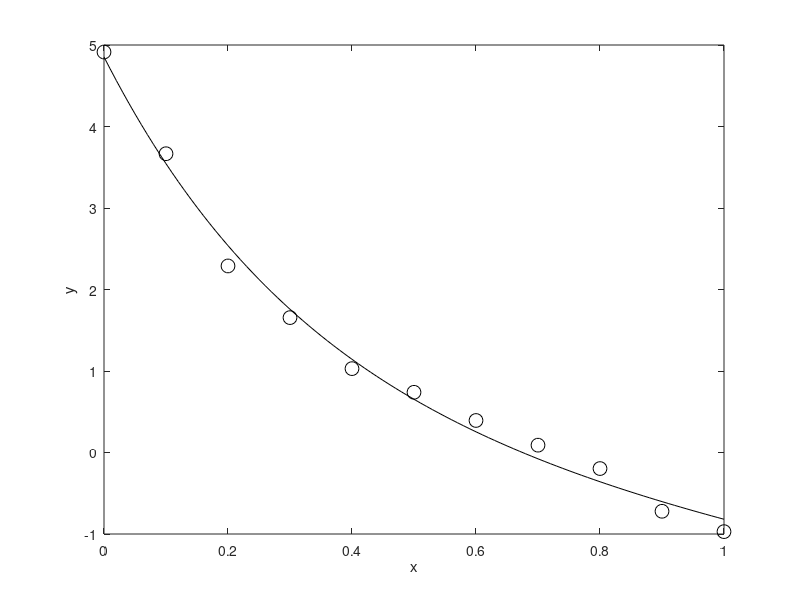

Recreate this plot in MATLAB.
% FIT  Find least squares fit, of shifted exponential form, to noisy data.
% Use mostly by-hand analysis to minimize a 3-variable quadratic function by
% computing the gradient (df) and then solving a linear system (df(c) = 0).

% the data
x = [0.000 0.100 0.200 0.300 0.400 0.500 0.600 0.700  0.800  0.900  1.000];
y = [4.914 3.666 2.289 1.655 1.029 0.739 0.393 0.090 -0.197 -0.721 -0.971];

% generate gradient  df(c) = A c - b  from symmetric matrix A and vector b
ex = exp(-3.0*x);
A = zeros(3,3);
A(1,1) = 11.0;
A(1,2) = sum(x);      A(2,1) = A(1,2);
A(1,3) = sum(ex);     A(3,1) = A(1,3);
A(2,2) = sum(x.^2);
A(2,3) = sum(x.*ex);  A(3,2) = A(2,3);
A(3,3) = sum(ex.^2);
b = [sum(y), sum(x.*y), sum(ex.*y)]';

% solve system  df(c) = 0
c = A \ b

% plot result, with original data
plot(x,y,'ko','markersize',10),  hold on
xfine = 0:.01:1;                  % to plot smooth curve, use many x-values
plot(xfine,c(1) + c(2)*xfine + c(3)*exp(-3.0*xfine),'k')
hold off,  xlabel x,  ylabel y
